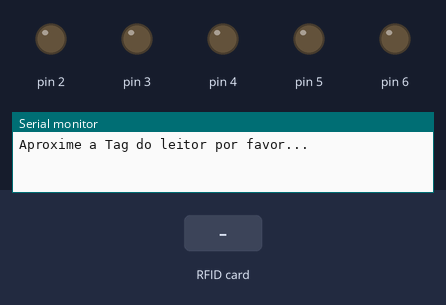
Bench run of a sketch on a simulated Arduino Uno, built with avr-gcc and run on an emulated ATmega328P. Parts: output pins drawn as LEDs (lit = HIGH), the last lines printed to the serial monitor. The test bench sets the inputs (shaded band). Pins used as bus, display or sensor lines are not drawn.

Above: at 1.2 s.
1.3 s: RFID card F7 9C 44 DE held to the reader
At 2.7 s:
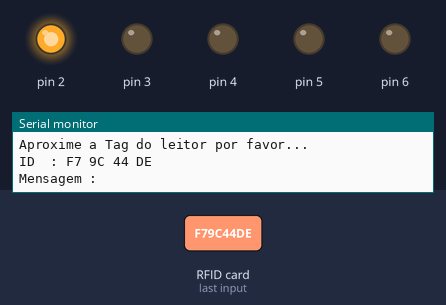
At 7.7 s:
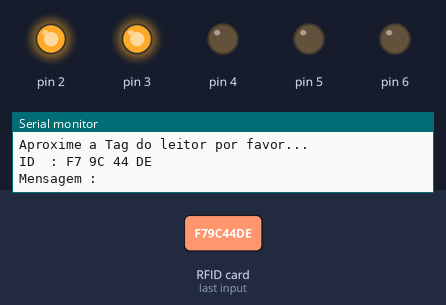
Timing chart, 0 to 17.8 s (numbered marks = the images above; inputs shaded):
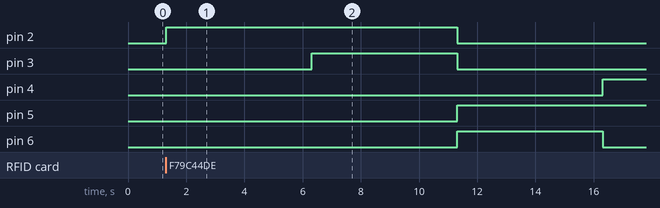

The sketch:

codigo_com_nfc.ino
```cpp
#include <SPI.h>
#include <MFRC522.h>

#define SS 10
#define RST 9

MFRC522 sensor(SS, RST);


char st[20];

void setup()
{
  pinMode(1, OUTPUT);
  pinMode(3, OUTPUT);
  pinMode(5, OUTPUT);
  pinMode(2, OUTPUT);
  pinMode(4, OUTPUT);
  pinMode(6, OUTPUT);
  pinMode(8, INPUT);
  Serial.begin(9600);
  SPI.begin();
  sensor.PCD_Init();
  Serial.println("Aproxime a Tag do leitor por favor...");
  Serial.println();
  pinMode(7, INPUT);

}

void loop()
{
  // Look for new cards
  if ( ! sensor.PICC_IsNewCardPresent())
  {
    return;
  }
  // Select one of the cards
  if ( ! sensor.PICC_ReadCardSerial())
  {
    return;
  }
  Serial.print("ID  :");
  String conteudo= "";
  byte letra;
  for (byte i = 0; i < sensor.uid.size; i++)
  {
     Serial.print(sensor.uid.uidByte[i] < 0x10 ? " 0" : " ");
     Serial.print(sensor.uid.uidByte[i], HEX);
     conteudo.concat(String(sensor.uid.uidByte[i] < 0x10 ? " 0" : " "));
     conteudo.concat(String(sensor.uid.uidByte[i], HEX));
  }
  Serial.println();
  Serial.print("Mensagem : ");
  conteudo.toUpperCase();
{
  digitalWrite(1, HIGH);
  digitalWrite(2, HIGH);
  delay(5000); // Wait for 1000 millisecond(s)
  digitalWrite(1, LOW);
  digitalWrite(3, HIGH);
  delay(5000); // Wait for 1000 millisecond(s)
  digitalWrite(3, LOW);
  digitalWrite(2, LOW);
  digitalWrite(6, HIGH);
  digitalWrite(5, HIGH);
  delay(5000); // Wait for 1000 millisecond(s)
  digitalWrite(6, LOW);
  digitalWrite(4, HIGH);
  delay(5000);

  digitalWrite(4, LOW);
  digitalWrite(5, LOW);
}


  if (conteudo.substring(1) == "F7 9C 44 DE") //ID 1 - bom
{
  digitalWrite(1, HIGH);
  digitalWrite(2, HIGH);
  delay(10000); // Wait for 1000 millisecond(s)
  digitalWrite(1, LOW);
  digitalWrite(3, HIGH);
  delay(10000); // Wait for 1000 millisecond(s)
  digitalWrite(3, LOW);
  digitalWrite(2, LOW);
  digitalWrite(6, HIGH);
  digitalWrite(5, HIGH);
  delay(10000); // Wait for 1000 millisecond(s)
  digitalWrite(6, LOW);
  digitalWrite(4, HIGH);
  delay(10000);

  digitalWrite(4, LOW);
  digitalWrite(5, LOW);
}

}
```

Measured:
- after the input at 1.3 s, pin 2: LOW → HIGH at once, → LOW 10.0 s later; pin 3: LOW → HIGH after 5.0 s, → LOW 5.0 s later; pin 4: LOW → HIGH after 15.0 s; pin 5: LOW → HIGH after 10.0 s; pin 6: LOW → HIGH after 10.0 s, → LOW 5.0 s later
